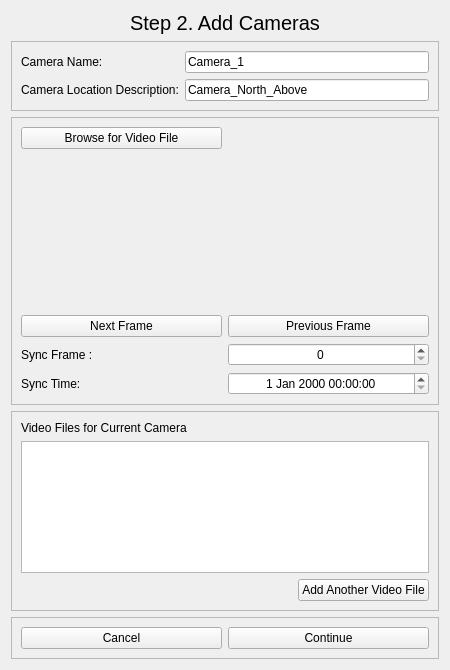
<?xml version="1.0" encoding="UTF-8"?>
<ui version="4.0">
 <class>Form</class>
 <widget class="QWidget" name="Form">
  <property name="geometry">
   <rect>
    <x>0</x>
    <y>0</y>
    <width>450</width>
    <height>670</height>
   </rect>
  </property>
  <property name="minimumSize">
   <size>
    <width>450</width>
    <height>670</height>
   </size>
  </property>
  <property name="maximumSize">
   <size>
    <width>450</width>
    <height>670</height>
   </size>
  </property>
  <property name="windowTitle">
   <string>Form</string>
  </property>
  <layout class="QVBoxLayout" name="verticalLayout">
   <item>
    <widget class="QLabel" name="label_4">
     <property name="sizePolicy">
      <sizepolicy hsizetype="Preferred" vsizetype="Maximum">
       <horstretch>0</horstretch>
       <verstretch>0</verstretch>
      </sizepolicy>
     </property>
     <property name="font">
      <font>
       <pointsize>15</pointsize>
      </font>
     </property>
     <property name="text">
      <string>Step 2. Add Cameras</string>
     </property>
     <property name="alignment">
      <set>Qt::AlignCenter</set>
     </property>
    </widget>
   </item>
   <item>
    <widget class="QFrame" name="frame_3">
     <property name="sizePolicy">
      <sizepolicy hsizetype="Preferred" vsizetype="Maximum">
       <horstretch>0</horstretch>
       <verstretch>0</verstretch>
      </sizepolicy>
     </property>
     <property name="frameShape">
      <enum>QFrame::StyledPanel</enum>
     </property>
     <property name="frameShadow">
      <enum>QFrame::Raised</enum>
     </property>
     <layout class="QGridLayout" name="gridLayout_2">
      <item row="0" column="0">
       <widget class="QLabel" name="label">
        <property name="text">
         <string>Camera Name:</string>
        </property>
       </widget>
      </item>
      <item row="0" column="1">
       <widget class="QLineEdit" name="cameraNameLineEdit">
        <property name="text">
         <string>Camera_1</string>
        </property>
       </widget>
      </item>
      <item row="1" column="0">
       <widget class="QLabel" name="label_2">
        <property name="text">
         <string>Camera Location Description:</string>
        </property>
       </widget>
      </item>
      <item row="1" column="1">
       <widget class="QLineEdit" name="cameraLocationLineEdit">
        <property name="text">
         <string>Camera_North_Above</string>
        </property>
       </widget>
      </item>
     </layout>
    </widget>
   </item>
   <item>
    <widget class="QFrame" name="frame">
     <property name="frameShape">
      <enum>QFrame::StyledPanel</enum>
     </property>
     <property name="frameShadow">
      <enum>QFrame::Raised</enum>
     </property>
     <layout class="QGridLayout" name="gridLayout">
      <item row="2" column="1">
       <widget class="QPushButton" name="PreviousFrameButton">
        <property name="text">
         <string>Previous Frame</string>
        </property>
       </widget>
      </item>
      <item row="1" column="0" colspan="2">
       <widget class="QWidget" name="videoWidget" native="true"/>
      </item>
      <item row="2" column="0">
       <widget class="QPushButton" name="nextFrameButton">
        <property name="text">
         <string>Next Frame</string>
        </property>
       </widget>
      </item>
      <item row="0" column="0">
       <widget class="QPushButton" name="browseForVideoFileButton">
        <property name="text">
         <string>Browse for Video File</string>
        </property>
       </widget>
      </item>
      <item row="3" column="0">
       <widget class="QLabel" name="label_3">
        <property name="text">
         <string>Sync Frame :</string>
        </property>
       </widget>
      </item>
      <item row="4" column="0">
       <widget class="QLabel" name="label_6">
        <property name="text">
         <string>Sync Time:</string>
        </property>
       </widget>
      </item>
      <item row="4" column="1">
       <widget class="QDateTimeEdit" name="syncDateTimeEdit">
        <property name="alignment">
         <set>Qt::AlignCenter</set>
        </property>
       </widget>
      </item>
      <item row="3" column="1">
       <widget class="QSpinBox" name="currentFrameSpinBox">
        <property name="alignment">
         <set>Qt::AlignCenter</set>
        </property>
        <property name="maximum">
         <number>999999999</number>
        </property>
       </widget>
      </item>
     </layout>
    </widget>
   </item>
   <item>
    <widget class="QFrame" name="frame_4">
     <property name="sizePolicy">
      <sizepolicy hsizetype="Preferred" vsizetype="Preferred">
       <horstretch>0</horstretch>
       <verstretch>0</verstretch>
      </sizepolicy>
     </property>
     <property name="maximumSize">
      <size>
       <width>16777215</width>
       <height>200</height>
      </size>
     </property>
     <property name="frameShape">
      <enum>QFrame::StyledPanel</enum>
     </property>
     <property name="frameShadow">
      <enum>QFrame::Raised</enum>
     </property>
     <layout class="QGridLayout" name="gridLayout_3">
      <item row="0" column="0">
       <widget class="QLabel" name="label_5">
        <property name="text">
         <string>Video Files for Current Camera</string>
        </property>
       </widget>
      </item>
      <item row="3" column="2">
       <widget class="QPushButton" name="addAnotherVideoFileButton">
        <property name="text">
         <string>Add Another Video File</string>
        </property>
       </widget>
      </item>
      <item row="1" column="0" rowspan="2" colspan="3">
       <widget class="QListWidget" name="videoFileListWidget"/>
      </item>
     </layout>
    </widget>
   </item>
   <item>
    <widget class="QFrame" name="frame_2">
     <property name="sizePolicy">
      <sizepolicy hsizetype="Preferred" vsizetype="Maximum">
       <horstretch>0</horstretch>
       <verstretch>0</verstretch>
      </sizepolicy>
     </property>
     <property name="frameShape">
      <enum>QFrame::StyledPanel</enum>
     </property>
     <property name="frameShadow">
      <enum>QFrame::Raised</enum>
     </property>
     <layout class="QHBoxLayout" name="horizontalLayout">
      <item>
       <widget class="QPushButton" name="cancelButton">
        <property name="text">
         <string>Cancel</string>
        </property>
       </widget>
      </item>
      <item>
       <widget class="QPushButton" name="continueButton">
        <property name="text">
         <string>Continue</string>
        </property>
       </widget>
      </item>
     </layout>
    </widget>
   </item>
  </layout>
 </widget>
 <resources/>
 <connections/>
</ui>
